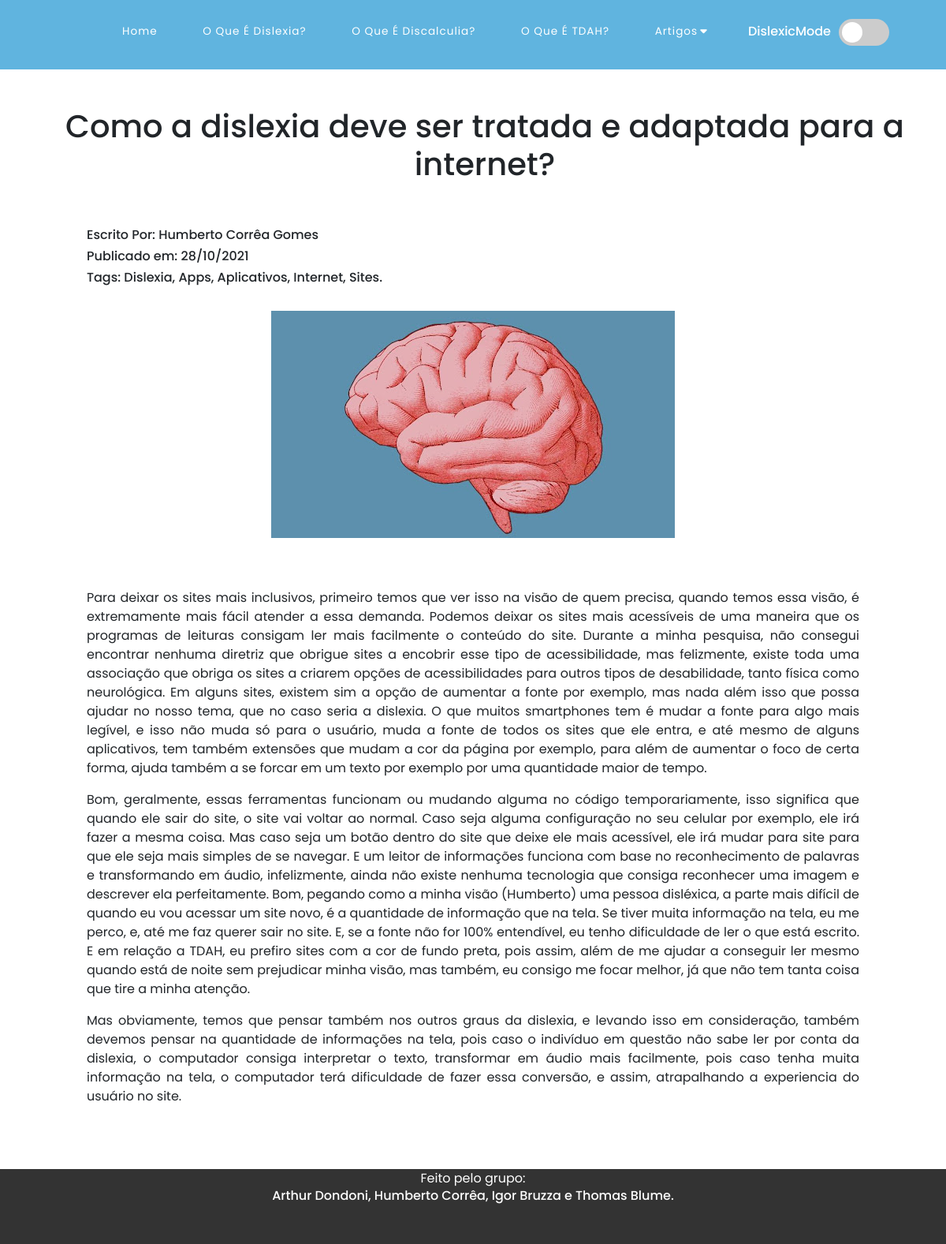
Screenshot of /Noticias.php?not=1 with the database file from the repository.
### tables this page shows
CREATE TABLE `noticias` (
  `NoticiaID` int(11) NOT NULL,
  `CategoriaID` int(11) NOT NULL,
  `Titulo` varchar(255) NOT NULL,
  `Subtitulo` varchar(200) NOT NULL,
  `Autor` varchar(150) NOT NULL,
  `Data` varchar(30) NOT NULL,
  `Tags` varchar(100) NOT NULL,
  `Noticia` longtext NOT NULL,
  `Imagem` varchar(255) NOT NULL
);

### Noticias.php (the view, shortened to what this page needs)
<?php
    include_once 'Include/_Db.php';
    include_once 'Include/_Head.php';
    include_once 'Include/_Header.php';
?>
<?php
$codigo= $_GET["not"] ;
$sql = "SELECT * FROM Noticias WHERE NoticiaID= $codigo";
$resultado = mysqli_query( $conn , $sql);
?>
<div class="homeNoticias" id="homeNoticias">
            <?php
            $tabNoticias = 1;
            if($resultado){
                while($row = mysqli_fetch_array($resultado)){
                    echo '<a href="Noticias.php?not='.$row['NoticiaID'].'" tabindex="'.$tabNoticias.'">';
                    echo '</a>'. '<h1 style="margin-left: 30px;">' . '<center>' . '<br>'.$row['Subtitulo'] . '<br><br>' . '</h1>' . '</center>'. '<center>' . '<h6 style="width: 980px; text-align: justify;">'. "Escrito Por: ". $row['Autor']  . '</h6>' . '<h6 style="width: 980px; text-align: justify;">'. "Publicado em: ". $row['Data']  . '</h6>' . '</h6>' . '<h6 style="width: 980px; text-align: justify;">'. "Tags: ". $row['Tags']  . '</h6>' . '<br>' . '</center>' . '<center>' . '<img src="Imagens/Artigos/' . $row['Imagem'] .'"width="512px" height="288px"/>'.'</center>'.'<center>'.'<br><br> <p style="width: 980px;">'.$row['Noticia'].'<br><br>'.'</p>';
                    $tabNoticias++;
                }
               }
            ?>
</div>
<?php
    include_once 'Include/_Footer.php';
?>

### Style.css (style rules this page uses)
* { padding: 0; margin: 0; box-sizing: border-box; }
body { font-family: 'Poppins'; height: auto; }
html { height: auto; }
p, h1 { transition: 0.4s; transition-timing-function: ease-in-out; }

### rows the page displays
noticias: Subtitulo "Como a dislexia deve ser tratada e adaptada para a internet?", Autor "Humberto Corrêa Gomes", Data "28/10/2021", Tags "Dislexia, Apps, Aplicativos, Internet, Sites.", Imagem (picture), Noticia "Para deixar os sites mais inclusivos, primeiro temos que ver isso na visão de quem precisa, quando temos essa visão, é extremamente mais fácil atender a essa demanda. Podemos deixar os sites mais acessíveis de uma maneira que os programas de leituras consigam ler mais facilmente o conteúdo do site. Durante a minha pesquisa, não consegui encontrar nenhuma diretriz que obrigue sites a encobrir esse tipo de acessibilidade, mas felizmente, existe toda uma associação que obriga os sites a criarem opções de acessibilidades para outros tipos de desabilidade, tanto física como neurológica. Em alguns sites, existem sim a opção de aumentar a fonte por exemplo, mas nada além isso que possa ajudar no…"
